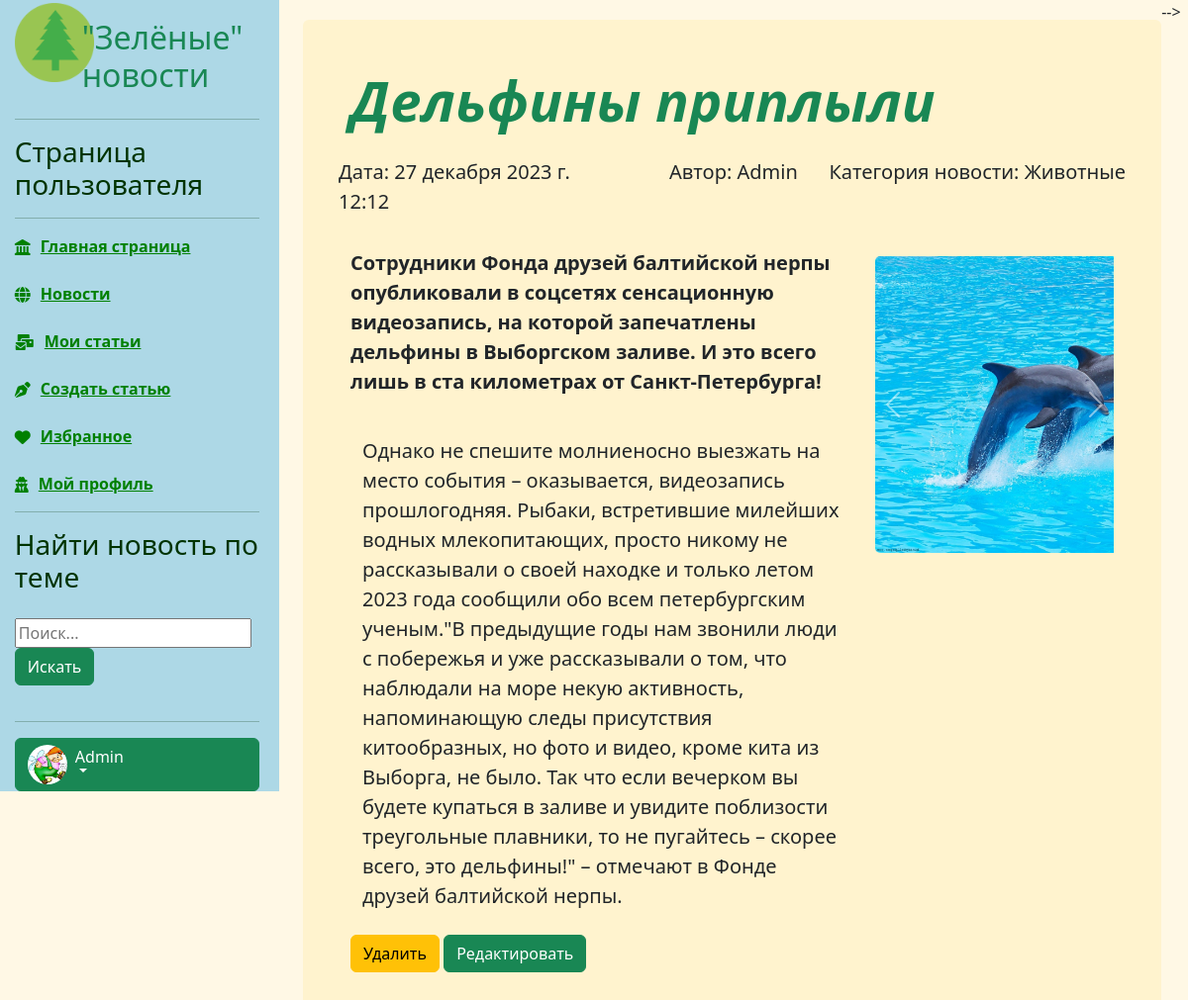
Screenshot of /news/new_single/ (signed in) with the database file from the repository.
### users/models.py (models this page shows, shortened)
class Account(models.Model):
    gender_choices = (('M', 'Male'),
                      ('F', 'Female'),
                      ('N/A', 'Not answered'))
    user = models.OneToOneField(User, on_delete=models.CASCADE,
                                primary_key=True)
    nickname = models.CharField(max_length=100)
    firstname = models.CharField(max_length=100, null=True)
    lastname = models.CharField(max_length=100, null=True)
    birthdate = models.DateField(null=True)
    gender = models.CharField(choices=gender_choices, max_length=20)
    account_image = models.ImageField(default='default.jpg',
                                      upload_to='account_images')
    address = models.CharField(max_length=100, null=True)
    vk = models.CharField(max_length=100, null=True)
    telegram = models.CharField(max_length=100, null=True)
    phone = models.CharField(max_length=20, null=True)
    class Meta:
        ordering = ['user']
        verbose_name ='Автор'
        verbose_name_plural ='Авторы'

### news/models.py (models this page shows, shortened)
class Article(models.Model):
    categories = (('A', 'Животные'),
                  ('P', 'Растения'),
                  ('M', 'Микромир'),
                  ('W', 'Вода'),
                  ('N', 'Природа'))
    author = models.ForeignKey(User, on_delete=models.CASCADE, null=True)
    title = models.CharField('Название', max_length=50, default='') #указывать длину обязательно#
    anouncement = models.TextField('Аннотация', max_length=250) #можно не указывать длину#
    text = models.TextField('Текст новости')
    date = models.DateTimeField('Дата публикации', auto_now=True) # auto_now=True - автоизменение новости auto_create=True - автосоздание новости#
    category = models.CharField(choices=categories, max_length=20, verbose_name='Категории')
    tags = models.ManyToManyField( to=Tag, blank=True, verbose_name='Теги')
    status = models.BooleanField(default=True)
    objects = models.Manager()
    published = PublishedToday()
    class Meta:
        ordering = ['title','date']
        verbose_name= 'Новость'
        verbose_name_plural='Новости'
    class Meta:
        ordering = ['date','title']
        verbose_name ='Новость'
        verbose_name_plural ='Новости'

class Image(models.Model):
    article = models.ForeignKey(Article, on_delete=models.CASCADE)
    title = models.CharField(max_length=50, blank=True)
    image = models.ImageField(default='default1.jpg', null=True, upload_to='images/') #лучше добавить поле default !!!
    class Meta:
        ordering = ['title']
        verbose_name = 'Картинка'
        verbose_name_plural = 'Картинки'

### news/views.py (the view)
# urls.py: path('new_single/', views.new_single, name='new_single'),
def new_single (request):
    article = Article.objects.all().last()
    context = {'article': article}
    return render(request, 'news/new_single.html', context)

### users/templatetags/users_extras.py (called while the page is built)
@register.filter(name="has_group")
def has_group(user,group_name):
    return user.groups.filter(name=group_name).exists()

### news/templates/news/new_single.html (shortened to what this page needs)
{% extends 'main/base.html' %}
{% load static %}
{% load bootstrap5 %}
{% load users_extras %}
{% block sidebar %} {% include 'users/user_panel.html' %} {% endblock %}
{% block content %}
-->
<div class="single_news">
    <div class="p-4 p-md-5 rounded bg-warning bg-opacity-10">
        <div class="col-md-12 px-0">
            <h1 class="display-4 fst-italic fw-bold text-success"> {{ article.title }} </h1>
        </div>
        <div class="row">
            <div class="col-md-4 lead px-0 my-3">Дата: {{ article.date }}</div>
            <div class="col-md-3 lead px-0 my-3 text-end">Автор: {{ article.author }}</div>
            <div class="col-md-5 lead px-0 my-3 text-end">Категория новости: {{ article.get_category_display }}</div>
        </div>
        <div class="row">
            <div class="col-8 ">
                <p class="lead my-3 fw-bold">{{ article.anouncement }}</p></br>
                 <div class="container-fluid">
                     <p class="lead mb-0">{{ article.text }}</p>
                 </div>
            </div>
            <div class="col-4 ">
                {% if article.image_set.all %}
                <div id="carouselControls" class="carousel slide" data-ride="carousel">
                    <div class="carousel-inner" role="listbox" style=" width:auto; height: 300px !important;">
                        {% for image in article.image_set.all %}
                        <div class="carousel-item {% if forloop.counter == 1 %} active {% endif %}">
                            <img class="d-block" src="{{ image.image.url }}"
                                 style="margin:auto; height:300px; width:auto; border-radius:5px;">
                        </div>
                        {% endfor %}
                    </div>
                    <a class="carousel-control-prev" href="#carouselControls" role="button" data-slide="prev">
                        <span class="carousel-control-prev-icon" aria-hidden="true"></span>
                    </a>
                    <a class="carousel-control-next" href="#carouselControls" role="button" data-slide="next">
                        <span class="carousel-control-next-icon" aria-hidden="true"></span>
                    </a>
                </div>
                {% endif%}
            </div>
        </div>
        {% if request.user|has_group:"Author" %}
            {% if request.user.id == article.author.id %}
                <a class="btn btn-warning" href="{% url 'news_delete' article.pk %}">Удалить</a>
                <a class="btn btn-success" href="{% url 'edit_news' article.id %}">Редактировать</a>
            {% endif %}
        {% endif %}
    </div>
</div>
{% endblock %}

### users/templates/users/user_panel.html (shortened to what this page needs)
{% load static %}
{% load bootstrap5 %}
{% bootstrap_css %}
{% load users_extras %}
<link rel="stylesheet" href="{% static 'main/css/style.css' %}">
<link rel="stylesheet" href="{% static 'main/css/search_autocomplete.css' %}">
<aside>
    <div class="container-fluid">
                <div class="row">
                    <div class="col-2 col-sm-2 col-md-3 col-ld-3">
                        <img src="{% static 'main/img/icon1.png' %}" alt="Иконка" style="widht:auto; height:80px">
                    </div>
                    <div class="col-10 col-sm-10 col-md-9 col-ld-9">
                        <h2 class="text-success mt-3 d-none d-xl-block responsive-title">"Зелёные" новости</h2>
                    </div>
                </div>
                <hr>
                <div>
                    <h3> Страница пользователя</h3>
                </div>
                <hr>
                <ul class="nav nav-pills flex-column mb-auto" >
                    <li class="nav-item fw-bold ">
                        <a href="{% url 'home' %}" {% if request.resolver_match.view_name == "home" %} class="link-active" aria-current="page" {% endif %}>
                        <i class="fa-solid fa-landmark menu-icon"></i>
                        <div class="d-none d-lg-block">Главная страница</div>
                        </a>
                    </li>
                    <br/>
                    <li class="nav-item fw-bold">
                        <a href="{% url 'news_index' %}" {% if request.resolver_match.view_name == "news_index" %} class="link-active" aria-current="page" {% endif %}>
                            <i class="fa-solid fa-globe menu-icon"></i>
                            <div class="d-none d-lg-block"> Новости </div>
                        </a>
                    </li>
                    <br/>
                    {% if request.user|has_group:"Author" %}
                    <li class="nav-item fw-bold">
                        <a href="{% url 'my_articles' %}" {% if request.resolver_match.view_name == "my_articles" %} class="link-active" aria-current="page" {% endif %}>
                            <i class="fa-solid fa-envelopes-bulk menu-icon"></i>
                            <div class="d-none d-lg-block"> Мои статьи</div>
                        </a>
                    </li>
                    <br/>
                    <li class="nav-item fw-bold">
                        <a href="{% url 'create_article' %}" {% if request.resolver_match.view_name == "create" %} class="link-active" aria-current="page" {% endif %}>
                            <i class="fa-solid fa-pen-nib menu-icon"></i>
                            <div class="d-none d-lg-block"> Создать статью</div>
                        </a>
                    </li>
                    <br/>
                    {% endif %}
                     <li class="nav-item fw-bold">
                        <a href="{% url 'favorites_articles' %}" {% if request.resolver_match.view_name == "favorites_articles" %} class="link-active" aria-current="page" {% endif %}>
                            <i class="fa-solid fa-heart menu-icon"></i>
                            <div class="d-none d-lg-block"> Избранное </div>
                        </a>
                    </li>
                    <br/>
                    <li class="nav-item fw-bold">
                        <a href="{% url 'profile' %}" {% if request.resolver_match.view_name == "profile" %} class="link-active" aria-current="page" {% endif %}>
                            <i class="fa-solid fa-user-secret menu-icon"></i>
                            <div class="d-none d-lg-block"> Мой профиль </div>
                        </a>
                    </li>
                </ul>
                <hr>
                <div>
                    <h3 class="d-none d-xl-block"> Найти новость по теме</h3>
                </div>
                <div class="row">
                    <div class="input-group col-md-6 col-12 mx-md-auto mx-3 mt-3 mb-1 text-start">
                        <form action="{% url 'search' %}" method="post">
                            <div class="search">
                                <input id="search_input" name="search_input" type="text"
                                       placeholder="Поиск..." aria-label="Поиск..." aria-describedby="button-search">
                                <button class="btn btn-success" type="submit">Искать</button>
                            </div>
                        </form>
                    </div>
                </div>
                <hr>
             {% if request.user.id %}
                 <div class="dropdown " >
                    <button class="btn btn-success text-start col-12 dropdown-toggle dropdown-menu-right" type="button" id="dropdownMenuButton1"
                            data-bs-toggle="dropdown" aria-expanded="false">
                        <img src="{{ request.user.account.account_image.url }}" alt="" width="40" height="40" class="rounded-circle me-2 menu-icon" style="padding: 0 0 0 0">
                        <div class="d-none d-lg-block responsive-title "> {{ request.user.username }}</div>
                    </button>
                </div>
               {% endif %}
        <br>
    </div>
</aside>

### main/static/main/css/style.css (style rules this page uses)
body { background-color: #FFFFFF; }
aside { float: left; background: #add8e6; width: 100%; padding: 1%; height: 100vh; color: 003300; border-right: 5px solid #add8e6; }
a { text-decoration:underline; color:green; }
body .single_news { margin-top:20px; float: left; width: 97%; }
@media (max-width: 1679.98px) { .responsive-title { white-space: normal; } }
.d-lg-block { white-space: nowrap; }
.menu-icon { float: inline-start; padding: 5px 10px 0 0; }

### rows the page displays
Article: title "Дельфины приплыли", date "27 декабря 2023 г. 12:12", author "Admin", category "Животные", anouncement "Сотрудники Фонда друзей балтийской нерпы опубликовали в соцсетях сенсационную видеозапись, на которой запечатлены дельфины в Выборгском заливе. И это всего лишь в ста километрах от Санкт-Петербурга!", text "Однако не спешите молниеносно выезжать на место события – оказывается, видеозапись прошлогодняя. Рыбаки, встретившие милейших водных млекопитающих, просто никому не рассказывали о своей находке и только летом 2023 года сообщили обо всем петербургским ученым.\"В предыдущие годы нам звонили люди с побережья и уже рассказывали о том, что наблюдали на море некую активность, напоминающую следы присутствия китообразных, но фото и видео, кроме кита из Выборга, не было. Так что если вечерком вы будете купаться в заливе и увидите поблизости треугольные плавники, то не пугайтесь – скорее всего, это дельфины!\" – отмечают в Фонде друзей балтийской нерпы."
Image: image (picture)

### other values shown
{{ request.user.username }} "Admin"
